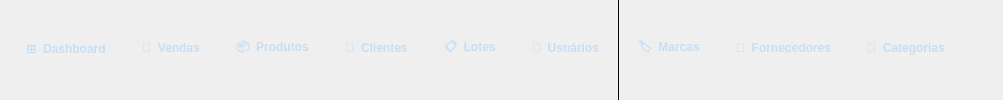
    <widget class="QFrame" name="frameNavBar">
     <property name="minimumHeight"><number>44</number></property>
     <property name="maximumHeight"><number>44</number></property>
     <property name="styleSheet">
      <string notr="true">
       QFrame#frameNavBar { background-color: #1a5fa0; }
       QPushButton {
        background-color: transparent;
        color: #c8dff4;
        font-size: 12px;
        font-weight: bold;
        border: none;
        border-bottom: 3px solid transparent;
        min-height: 44px;
        padding: 6px 18px;
       }
       QPushButton:hover {
        color: white;
        background-color: rgba(255,255,255,15);
        border-bottom: 3px solid rgba(255,255,255,60);
       }
       QPushButton:checked {
        color: white;
        background-color: rgba(255,255,255,20);
        border-bottom: 3px solid #ffe080;
       }
       /* Sub-itens de catálogo (marcas/fornec/categ) — fonte menor */
       QPushButton[navSub="true"] {
        font-size: 11px;
        padding: 4px 12px;
        color: #a8d4f0;
       }
       QPushButton[navSub="true"]:hover  { color: white; }
       QPushButton[navSub="true"]:checked { color: white; }
      </string>
     </property>
     <layout class="QHBoxLayout" name="navHLayout">
      <property name="spacing"><number>0</number></property>
      <property name="leftMargin"><number>8</number></property>
      <property name="topMargin"><number>0</number></property>
      <property name="rightMargin"><number>0</number></property>
      <property name="bottomMargin"><number>0</number></property>
      <item>
       <widget class="QPushButton" name="btnNavDashboard">
        <property name="text"><string>⊞  Dashboard</string></property>
        <property name="checkable"><bool>true</bool></property>
       </widget>
      </item>
      <item>
       <widget class="QPushButton" name="btnNavVendas">
        <property name="checked"><bool>true</bool></property>
        <property name="text"><string>🛒  Vendas</string></property>
        <property name="checkable"><bool>true</bool></property>
       </widget>
      </item>
      <item>
       <widget class="QPushButton" name="btnNavProdutos">
        <property name="text"><string>📦  Produtos</string></property>
        <property name="checkable"><bool>true</bool></property>
       </widget>
      </item>
      <item>
       <widget class="QPushButton" name="btnNavClientes">
        <property name="text"><string>👥  Clientes</string></property>
        <property name="checkable"><bool>true</bool></property>
       </widget>
      </item>
      <item>
       <widget class="QPushButton" name="btnNavLotes">
        <property name="text"><string>📋  Lotes</string></property>
        <property name="checkable"><bool>true</bool></property>
       </widget>
      </item>
      <item>
       <widget class="QPushButton" name="btnNavUsuarios">
        <property name="text"><string>🔑  Usuários</string></property>
        <property name="checkable"><bool>true</bool></property>
       </widget>
      </item>
      <item>
       <widget class="QFrame" name="navSeparator">
        <property name="minimumWidth"><number>1</number></property>
        <property name="maximumWidth"><number>1</number></property>
        <property name="styleSheet"><string notr="true">background-color:rgba(255,255,255,40);</string></property>
        <property name="frameShape"><enum>QFrame::VLine</enum></property>
       </widget>
      </item>
      <item>
       <widget class="QPushButton" name="btnNavMarcas">
        <property name="text"><string>🏷  Marcas</string></property>
        <property name="checkable"><bool>true</bool></property>
       </widget>
      </item>
      <item>
       <widget class="QPushButton" name="btnNavFornecedores">
        <property name="text"><string>🚚  Fornecedores</string></property>
        <property name="checkable"><bool>true</bool></property>
       </widget>
      </item>
      <item>
       <widget class="QPushButton" name="btnNavCategorias">
        <property name="text"><string>📂  Categorias</string></property>
        <property name="checkable"><bool>true</bool></property>
       </widget>
      </item>
      <item>
       <spacer name="navSpacer">
        <property name="orientation"><enum>Qt::Horizontal</enum></property>
        <property name="sizeHint" stdset="0"><size><width>40</width><height>10</height></size></property>
       </spacer>
      </item>
     </layout>
    </widget>
